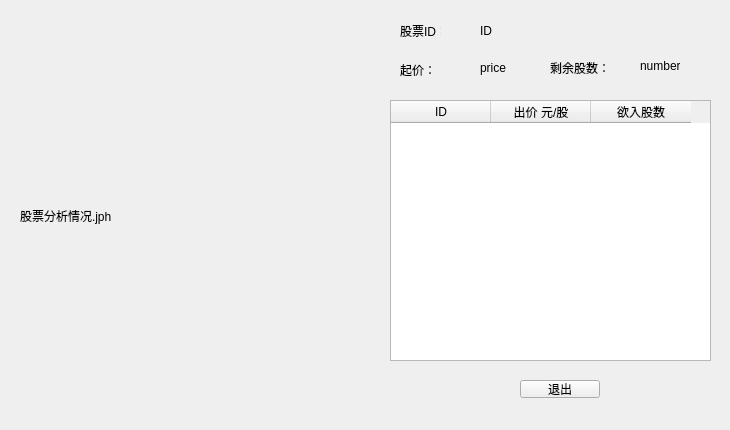
<?xml version="1.0" encoding="UTF-8"?>
<ui version="4.0">
 <class>StockDetails</class>
 <widget class="QWidget" name="StockDetails">
  <property name="geometry">
   <rect>
    <x>0</x>
    <y>0</y>
    <width>730</width>
    <height>430</height>
   </rect>
  </property>
  <property name="windowTitle">
   <string>股票详情</string>
  </property>
  <widget class="QLabel" name="label">
   <property name="geometry">
    <rect>
     <x>20</x>
     <y>30</y>
     <width>341</width>
     <height>371</height>
    </rect>
   </property>
   <property name="text">
    <string>股票分析情况.jph</string>
   </property>
  </widget>
  <widget class="QPushButton" name="close">
   <property name="geometry">
    <rect>
     <x>520</x>
     <y>380</y>
     <width>80</width>
     <height>18</height>
    </rect>
   </property>
   <property name="text">
    <string>退出</string>
   </property>
  </widget>
  <widget class="QLabel" name="label_2">
   <property name="geometry">
    <rect>
     <x>400</x>
     <y>60</y>
     <width>51</width>
     <height>20</height>
    </rect>
   </property>
   <property name="text">
    <string>起价：</string>
   </property>
  </widget>
  <widget class="QLabel" name="label_3">
   <property name="geometry">
    <rect>
     <x>400</x>
     <y>20</y>
     <width>41</width>
     <height>21</height>
    </rect>
   </property>
   <property name="text">
    <string>股票ID：</string>
   </property>
  </widget>
  <widget class="QLabel" name="ID">
   <property name="geometry">
    <rect>
     <x>480</x>
     <y>20</y>
     <width>81</width>
     <height>21</height>
    </rect>
   </property>
   <property name="text">
    <string>ID</string>
   </property>
  </widget>
  <widget class="QLabel" name="price">
   <property name="geometry">
    <rect>
     <x>480</x>
     <y>60</y>
     <width>71</width>
     <height>16</height>
    </rect>
   </property>
   <property name="text">
    <string>price</string>
   </property>
  </widget>
  <widget class="QTableWidget" name="tableWidget">
   <property name="geometry">
    <rect>
     <x>390</x>
     <y>100</y>
     <width>321</width>
     <height>261</height>
    </rect>
   </property>
   <column>
    <property name="text">
     <string>ID</string>
    </property>
   </column>
   <column>
    <property name="text">
     <string>出价 元/股</string>
    </property>
   </column>
   <column>
    <property name="text">
     <string>欲入股数</string>
    </property>
   </column>
  </widget>
  <widget class="QLabel" name="label_5">
   <property name="geometry">
    <rect>
     <x>550</x>
     <y>60</y>
     <width>61</width>
     <height>16</height>
    </rect>
   </property>
   <property name="text">
    <string>剩余股数：</string>
   </property>
  </widget>
  <widget class="QLabel" name="number">
   <property name="geometry">
    <rect>
     <x>640</x>
     <y>60</y>
     <width>40</width>
     <height>12</height>
    </rect>
   </property>
   <property name="text">
    <string>number</string>
   </property>
  </widget>
 </widget>
 <resources/>
 <connections/>
</ui>
